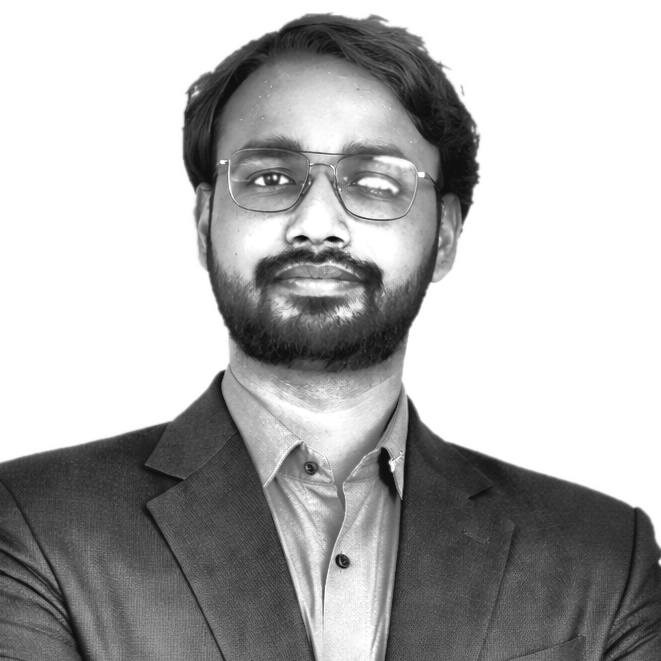
#> input picture source-prepped.png, 661 x 661 px
$ python make_ascii_svg.py
#> lines starting #> are read from the running program, lines starting #| are printed output that depends on the picture
#!/usr/bin/env python3
"""
Convert a portrait photo into a clean, monochrome terminal ASCII-art SVG.
Reveals top-to-bottom with a terminal scanline cursor, then holds.

    python scripts/make_ascii_svg.py [source-prepped.png] [aditya-ascii.svg]
    STATIC=1 python scripts/make_ascii_svg.py   # frozen frame for previews
"""
from PIL import Image, ImageDraw, ImageEnhance, ImageFont
import html
import os
import sys

HERE = os.path.dirname(os.path.abspath(__file__))
ROOT = os.path.join(HERE, "..")
SRC = sys.argv[1] if len(sys.argv) > 1 else os.path.join(ROOT, "source-prepped.png")
OUT = sys.argv[2] if len(sys.argv) > 2 else os.path.join(ROOT, "aditya-ascii.svg")

NAME = "Aditya Pratap Singh"
INITIALS = "APS"
PROMPT = "aditya@github"

COLS = 100
ROWS = 53
CELL_W = 8
CELL_H = 15
RAMP = " .`:-=+*cs#%@"

CONTRAST = 1.10
BRIGHTNESS = 1.0
GAMMA = 0.95
WHITE_FLOOR = 0.92

PAD = 20
TITLEBAR_H = 30
STATUS_H = 30
ART_W = COLS * CELL_W
ART_H = ROWS * CELL_H
CANVAS_W = ART_W + PAD * 2
CANVAS_H = TITLEBAR_H + ART_H + STATUS_H + PAD

BG = "#0d1117"
BG2 = "#111722"
FRAME = "#30363d"
TITLE_TEXT = "#7d8590"
INK = "#c9d1d9"
CURSOR = "#c9d1d9"

ROW_DUR = 0.11
STAGGER = 0.11

STATIC = bool(os.environ.get("STATIC"))


def initials_image():
    side = 800
    im = Image.new("L", (side, side), 255)
    draw = ImageDraw.Draw(im)
    font = None
    for path in ("C:/Windows/Fonts/consola.ttf", "C:/Windows/Fonts/arial.ttf"):
        if os.path.exists(path):
            font = ImageFont.truetype(path, 320)
            break
    if font is None:
        font = ImageFont.load_default()
    box = draw.textbbox((0, 0), INITIALS, font=font)
    tw, th = box[2] - box[0], box[3] - box[1]
    draw.text(((side - tw) / 2 - box[0], (side - th) / 2 - box[1]), INITIALS, fill=0, font=font)
    return im


if os.path.exists(SRC):
    im = Image.open(SRC).convert("L")
#> im is the input picture: PIL image 661x661 L; min 14, max 255, mean 176
else:
    print(f"{SRC} not found -- rendering initials placeholder")
    im = initials_image()

im = ImageEnhance.Brightness(im).enhance(BRIGHTNESS)
im = ImageEnhance.Contrast(im).enhance(CONTRAST)
im = im.resize((COLS, ROWS), Image.LANCZOS)
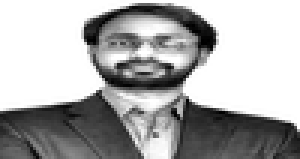
#> im: PIL image 100x53 L (shown 3 times larger); min 0, max 255, mean 171.9
px = im.load()

rows_txt = []
for y in range(ROWS):
    chars = []
    for x in range(COLS):
        lum = pow(px[x, y] / 255.0, GAMMA)
        if lum >= WHITE_FLOOR:
            chars.append(" ")
            continue
        idx = int((1.0 - lum) * (len(RAMP) - 1) + 0.5)
        chars.append(RAMP[max(0, min(len(RAMP) - 1, idx))])
    rows_txt.append("".join(chars))
#> after the loop, rows_txt = 53 items

art_top = TITLEBAR_H + PAD * 0.35

parts = [
    f'<svg xmlns="http://www.w3.org/2000/svg" width="{CANVAS_W}" height="{CANVAS_H}" '
    f'viewBox="0 0 {CANVAS_W} {CANVAS_H}" font-family="ui-monospace, SFMono-Regular, '
    f'Menlo, Consolas, monospace">',
    '<defs>'
    '<linearGradient id="bg" x1="0" y1="0" x2="0" y2="1">'
    f'<stop offset="0" stop-color="{BG2}"/><stop offset="1" stop-color="{BG}"/>'
    '</linearGradient></defs>',
    f'<rect width="{CANVAS_W}" height="{CANVAS_H}" rx="12" fill="url(#bg)"/>',
    f'<rect x="0.5" y="0.5" width="{CANVAS_W-1}" height="{CANVAS_H-1}" rx="12" '
    f'fill="none" stroke="{FRAME}" stroke-width="1"/>',
    f'<line x1="0" y1="{TITLEBAR_H}" x2="{CANVAS_W}" y2="{TITLEBAR_H}" stroke="{FRAME}"/>',
]
for i, dotcol in enumerate(["#ff5f56", "#ffbd2e", "#27c93f"]):
    parts.append(f'<circle cx="{PAD + i*16}" cy="{TITLEBAR_H/2}" r="5" fill="{dotcol}"/>')
parts.append(f'<text x="{CANVAS_W/2}" y="{TITLEBAR_H/2 + 4}" fill="{TITLE_TEXT}" font-size="12" '
             f'text-anchor="middle">{PROMPT}: ~$ ./portrait.sh</text>')

font_size = CELL_H * 0.86
for ry, line in enumerate(rows_txt):
    y = art_top + ry * CELL_H + CELL_H * 0.74
    row_y = art_top + ry * CELL_H
    delay = ry * STAGGER
    text = (f'<text xml:space="preserve" x="{PAD}" y="{y:.1f}" fill="{INK}" '
            f'font-size="{font_size:.1f}" textLength="{ART_W}" lengthAdjust="spacing">'
            f'{html.escape(line)}</text>')

    if STATIC:
        parts.append(text)
        continue

    parts.append(
        f'<clipPath id="r{ry}"><rect x="{PAD}" y="{row_y:.1f}" height="{CELL_H}" width="0">'
        f'<animate attributeName="width" from="0" to="{ART_W}" begin="{delay:.3f}s" '
        f'dur="{ROW_DUR:.2f}s" fill="freeze"/></rect></clipPath>'
    )
    parts.append(f'<g clip-path="url(#r{ry})">{text}</g>')
    parts.append(
        f'<rect y="{row_y+1:.1f}" width="{CELL_W}" height="{CELL_H-2}" fill="{CURSOR}" opacity="0">'
        f'<animate attributeName="x" from="{PAD}" to="{PAD+ART_W}" begin="{delay:.3f}s" '
        f'dur="{ROW_DUR:.2f}s" fill="freeze"/>'
        f'<set attributeName="opacity" to="0.85" begin="{delay:.3f}s"/>'
        f'<set attributeName="opacity" to="0" begin="{delay+ROW_DUR:.3f}s"/></rect>'
    )
#> this loop made 53 passes
#> (y, row_y, delay) on passes 1 to 12: (48.1, 37, 0), (63.1, 52, 0.11), (78.1, 67, 0.22), (93.1, 82, 0.33), (108.1, 97, 0.44), (123.1, 112, 0.55), (138.1, 127, 0.66), (153.1, 142, 0.77), (168.1, 157, 0.88), (183.1, 172, 0.99), (198.1, 187, 1.1), (213.1, 202, 1.21)
#> after the loop, parts = 168 items

status_line_y = TITLEBAR_H + ART_H + PAD * 0.35
status_y = status_line_y + 19
status = f"{PROMPT}:~$ whoami "
parts.append(f'<line x1="0" y1="{status_line_y:.1f}" x2="{CANVAS_W}" y2="{status_line_y:.1f}" stroke="{FRAME}"/>')
parts.append(f'<text x="{PAD}" y="{status_y:.1f}" fill="{TITLE_TEXT}" font-size="13" xml:space="preserve">'
             f'{status}<tspan fill="{INK}">{NAME}</tspan></text>')
cursor_x = PAD + (len(status) + len(NAME) + 1) * 13 * 0.6
parts.append(f'<rect x="{cursor_x:.1f}" y="{status_y-12:.1f}" width="8" height="14" fill="{INK}">'
             f'<animate attributeName="opacity" values="1;1;0;0" keyTimes="0;0.5;0.51;1" '
             f'dur="1s" repeatCount="indefinite"/></rect>')

parts.append("</svg>")
svg = "".join(parts)
with open(OUT, "w", encoding="utf-8") as f:
    f.write(svg)
print("wrote", OUT, len(svg), "bytes;", CANVAS_W, "x", CANVAS_H)
#| wrote scripts/../aditya-ascii.svg 37833 bytes; 840 x 875
